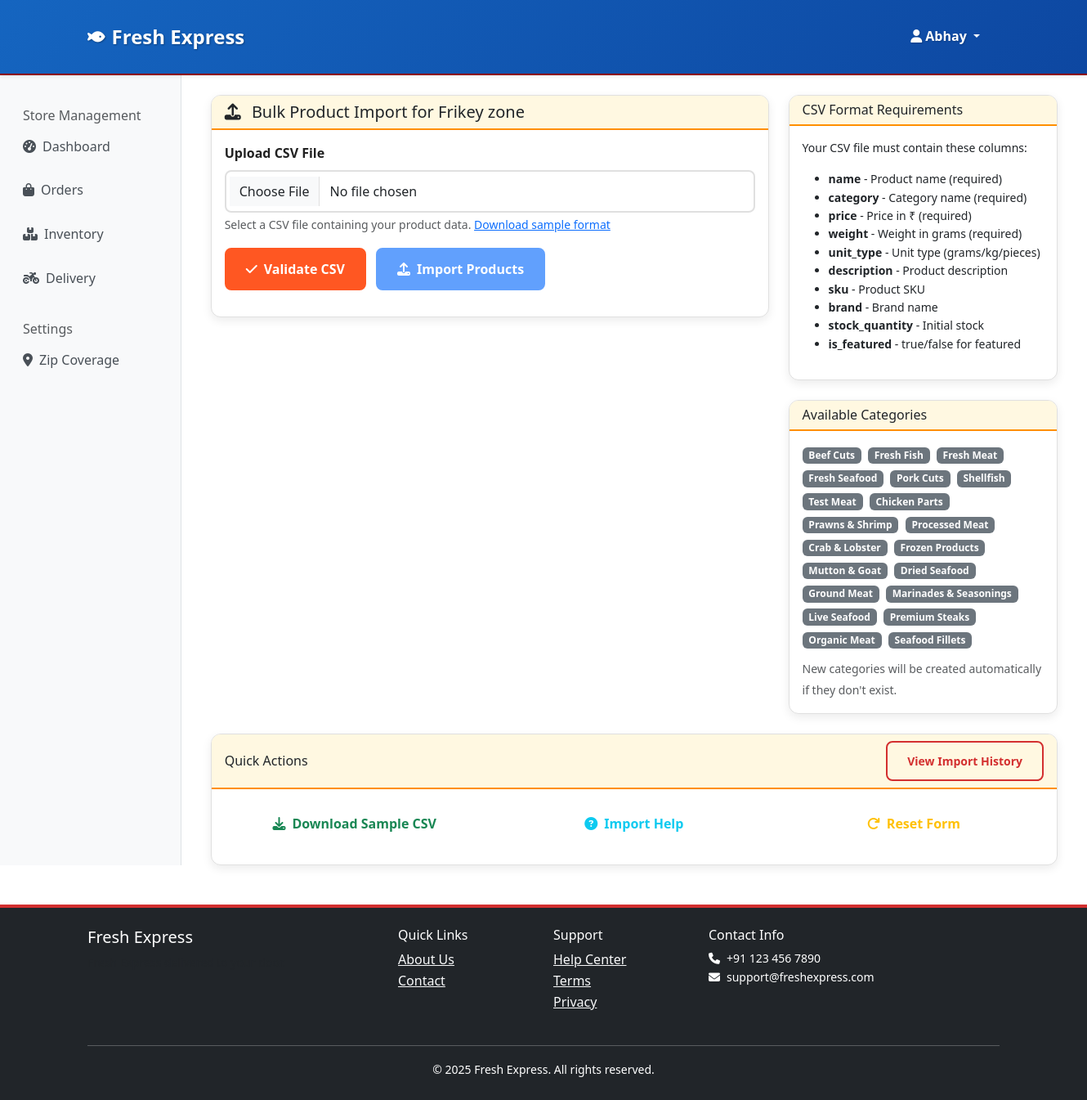
The page /stores/bulk-import/ (signed in) on the database its author committed.
### accounts/models.py (models this page shows, shortened)
class User(AbstractUser):
    USER_TYPES = [
        ('customer', 'Customer'),
        ('store_owner', 'Store Owner'),
        ('delivery_agent', 'Delivery Agent'),
        ('admin', 'Admin'),
    ]
    user_type = models.CharField(max_length=20, choices=USER_TYPES, default='customer')
    phone_number = models.CharField(max_length=15, blank=True, null=True)
    email_verified = models.BooleanField(default=False)
    phone_verified = models.BooleanField(default=False)
    created_at = models.DateTimeField(auto_now_add=True)
    updated_at = models.DateTimeField(auto_now=True)

### stores/models.py (models this page shows, shortened)
class Store(TimeStampedModel):
    STORE_STATUS = [
        ('open', 'Open'),
        ('closed', 'Closed'),
        ('pending_approval', 'Pending Approval'),
        ('suspended', 'Suspended'),
    ]
    store_id = models.UUIDField(default=uuid.uuid4, unique=True, editable=False)
    store_code = models.CharField(max_length=20, unique=True, db_index=True)
    name = models.CharField(max_length=100)
    description = models.TextField(blank=True, null=True)
    owner = models.ForeignKey(User, on_delete=models.CASCADE, related_name='owned_stores')
    phone_number = models.CharField(max_length=15)
    email = models.EmailField()
    address_line_1 = models.CharField(max_length=255)
    address_line_2 = models.CharField(max_length=255, blank=True, null=True)
    city = models.CharField(max_length=100)
    state = models.CharField(max_length=100)
    zip_code = models.CharField(max_length=10)
    logo = models.ImageField(upload_to='store_logos/', blank=True, null=True)
    banner_image = models.ImageField(upload_to='store_banners/', blank=True, null=True)
    business_hours = models.JSONField(default=dict, blank=True)
    status = models.CharField(max_length=20, choices=STORE_STATUS, default='pending_approval')
    is_active = models.BooleanField(default=True)
    auto_accept_orders = models.BooleanField(default=False)
    commission_rate = models.DecimalField(max_digits=5, decimal_places=2, default=Decimal('10.00'))
    zip_coverage = models.ManyToManyField(ZipArea, through='StoreZipCoverage')
    class Meta:
        ordering = ['name']
        indexes = [
            models.Index(fields=['store_code', 'status']),
            models.Index(fields=['status', 'is_active']),
        ]

### catalog/models.py (models this page shows, shortened)
class Category(TimeStampedModel):
    name = models.CharField(max_length=100, unique=True)
    slug = models.SlugField(max_length=100, unique=True)
    description = models.TextField(blank=True, null=True)
    image = models.ImageField(upload_to='categories/', blank=True, null=True)
    parent = models.ForeignKey('self', on_delete=models.CASCADE, blank=True, null=True, related_name='subcategories')
    is_active = models.BooleanField(default=True)
    sort_order = models.PositiveIntegerField(default=0)
    class Meta:
        ordering = ['sort_order', 'name']
        verbose_name_plural = "Categories"

### stores/views_bulk_import.py (the view)
# urls.py: path('bulk-import/', views_bulk_import.bulk_import_products, name='bulk_import'),
@login_required
def bulk_import_products(request):
    user_store = Store.objects.filter(owner=request.user).first()
    if not user_store:
        return redirect('stores:dashboard')
    if request.method == 'POST':
        return handle_csv_upload(request, user_store)
    categories = Category.objects.filter(is_active=True)
    context = {
        'store': user_store,
        'categories': categories
    }
    return render(request, 'stores/bulk_import.html', context)

### templates/stores/bulk_import.html (shortened to what this page needs)
{% extends 'stores/base.html' %}
{% block store_content %}
<div class="container mt-4">
    <div class="row">
        <div class="col-md-8">
            <div class="card">
                <div class="card-header">
                    <h5 class="mb-0">
                        <i class="fas fa-upload me-2"></i>
                        Bulk Product Import for {{ store.name }}
                    </h5>
                </div>
                <div class="card-body">
                    <form id="uploadForm" enctype="multipart/form-data">
                        <div class="mb-3">
                            <label for="csvFile" class="form-label">Upload CSV File</label>
                            <input type="file" class="form-control" id="csvFile" name="csv_file" accept=".csv" required>
                            <div class="form-text">
                                Select a CSV file containing your product data.
                                <a href="{% url 'stores:sample_csv' %}">Download sample format</a>
                            </div>
                        </div>
                        <div class="mb-3">
                            <button type="button" class="btn btn-secondary me-2" onclick="validateCSV()">
                                <i class="fas fa-check me-2"></i>Validate CSV
                            </button>
                            <button type="button" class="btn btn-primary" onclick="importCSV()" disabled id="importBtn">
                                <i class="fas fa-upload me-2"></i>Import Products
                            </button>
                        </div>
                    </form>
                </div>
            </div>
        </div>
        <div class="col-md-4">
            <div class="card mb-4">
                <div class="card-header">
                    <h6 class="mb-0">CSV Format Requirements</h6>
                </div>
                <div class="card-body">
                    <p class="small">Your CSV file must contain these columns:</p>
                    <ul class="small">
                        <li><strong>name</strong> - Product name (required)</li>
                        <li><strong>category</strong> - Category name (required)</li>
                        <li><strong>price</strong> - Price in ₹ (required)</li>
                        <li><strong>weight</strong> - Weight in grams (required)</li>
                        <li><strong>unit_type</strong> - Unit type (grams/kg/pieces)</li>
                        <li><strong>description</strong> - Product description</li>
                        <li><strong>sku</strong> - Product SKU</li>
                        <li><strong>brand</strong> - Brand name</li>
                        <li><strong>stock_quantity</strong> - Initial stock</li>
                        <li><strong>is_featured</strong> - true/false for featured</li>
                    </ul>
                </div>
            </div>
            <div class="card">
                <div class="card-header">
                    <h6 class="mb-0">Available Categories</h6>
                </div>
                <div class="card-body">
                    {% for category in categories %}
                    <span class="badge bg-secondary me-1 mb-1">{{ category.name }}</span>
                    {% endfor %}
                    <div class="mt-2">
                        <small class="text-muted">
                            New categories will be created automatically if they don't exist.
                        </small>
                    </div>
                </div>
            </div>
        </div>
    </div>
    <div class="row mt-4">
        <div class="col-12">
            <div class="card">
                <div class="card-header d-flex justify-content-between align-items-center">
                    <h6 class="mb-0">Quick Actions</h6>
                    <a href="{% url 'stores:import_history' %}" class="btn btn-sm btn-outline-primary">
                        View Import History
                    </a>
                </div>
                <div class="card-body">
                    <div class="row">
                        <div class="col-md-4 mb-2">
                            <a href="{% url 'stores:sample_csv' %}" class="btn btn-outline-success w-100">
                                <i class="fas fa-download me-2"></i>Download Sample CSV
                            </a>
                        </div>
                        <div class="col-md-4 mb-2">
                            <button class="btn btn-outline-info w-100" onclick="showHelp()">
                                <i class="fas fa-question-circle me-2"></i>Import Help
                            </button>
                        </div>
                        <div class="col-md-4 mb-2">
                            <button class="btn btn-outline-warning w-100" onclick="clearForm()">
                                <i class="fas fa-redo me-2"></i>Reset Form
                            </button>
                        </div>
                    </div>
                </div>
            </div>
        </div>
    </div>
</div>
{% endblock %}

### templates/base.html (shortened to what this page needs)
<!DOCTYPE html>
<html lang="en">
<head>
    <link href="https://cdn.jsdelivr.net/npm/bootstrap@5.3.0/dist/css/bootstrap.min.css" rel="stylesheet">
    <link href="https://cdnjs.cloudflare.com/ajax/libs/font-awesome/6.4.0/css/all.min.css" rel="stylesheet">
    {% load static %}
    <link href="{% static 'css/appetite-theme.css' %}" rel="stylesheet">
    <link href="{% static 'css/common.css' %}" rel="stylesheet">
    <link href="{% static 'css/global-product-card.css' %}" rel="stylesheet">
</head>
<body>
    <nav class="navbar navbar-expand-lg navbar-light bg-white shadow-sm">
        <div class="container" >
            <a class="navbar-brand fw-bold text-primary" href="{% url 'core:home' %}">
                <i class="fas fa-fish me-2"></i>Fresh Express
            </a>
            <div class="collapse navbar-collapse" id="navbarNav">
                <ul class="navbar-nav">
                    {% if user.is_authenticated %}
                    <li class="nav-item dropdown">
                        <a class="nav-link dropdown-toggle" href="#" id="userDropdown" role="button"
                           data-bs-toggle="dropdown" aria-expanded="false">
                            <i class="fas fa-user me-1"></i>{{ user.get_full_name|default:user.username }}
                        </a>
                    </li>
                    {% endif %}
                </ul>
            </div>
        </div>
    </nav>
    <main>
        {% block content %}{% endblock %}
    </main>
    <footer class="bg-dark text-white mt-5 py-4">
        <div class="container">
            <div class="row">
                <div class="col-md-4">
                    <h5>Fresh Express</h5>
                    <p class="small text-muted">Fresh Express delivered to your door.</p>
                </div>
                <div class="col-md-2">
                    <h6>Quick Links</h6>
                    <ul class="list-unstyled">
                        <li><a href="{% url 'core:about' %}" class="text-light">About Us</a></li>
                        <li><a href="{% url 'core:contact' %}" class="text-light">Contact</a></li>
                    </ul>
                </div>
                <div class="col-md-2">
                    <h6>Support</h6>
                    <ul class="list-unstyled">
                        <li><a href="{% url 'chat:chat_list' %}" class="text-light">Help Center</a></li>
                        <li><a href="{% url 'core:terms' %}" class="text-light">Terms</a></li>
                        <li><a href="{% url 'core:privacy' %}" class="text-light">Privacy</a></li>
                    </ul>
                </div>
                <div class="col-md-4">
                    <h6>Contact Info</h6>
                    <p class="small">
                        <i class="fas fa-phone me-2"></i>+91 123 456 7890<br>
                        <i class="fas fa-envelope me-2"></i>support@freshexpress.com
                    </p>
                </div>
            </div>
            <hr class="mt-4">
            <div class="text-center">
                <small>&copy; 2025 Fresh Express. All rights reserved.</small>
            </div>
        </div>
    </footer>
    <script src="{% load static %}{% static 'js/main.js' %}"></script>
</body>
</html>

### rows shown on the page
User: get_full_name "Abhay"
Store: name "Frikey zone"
Category: name "Beef Cuts"
Category: name "Fresh Fish"
Category: name "Fresh Meat"
Category: name "Fresh Seafood"
Category: name "Pork Cuts"
Category: name "Shellfish"
Category: name "Test Meat"
Category: name "Chicken Parts"
Category: name "Prawns & Shrimp"
Category: name "Processed Meat"
Category: name "Crab & Lobster"
Category: name "Frozen Products"
Category: name "Mutton & Goat"
Category: name "Dried Seafood"
Category: name "Ground Meat"
Category: name "Marinades & Seasonings"
Category: name "Live Seafood"
Category: name "Premium Steaks"
Category: name "Organic Meat"
Category: name "Seafood Fillets"
